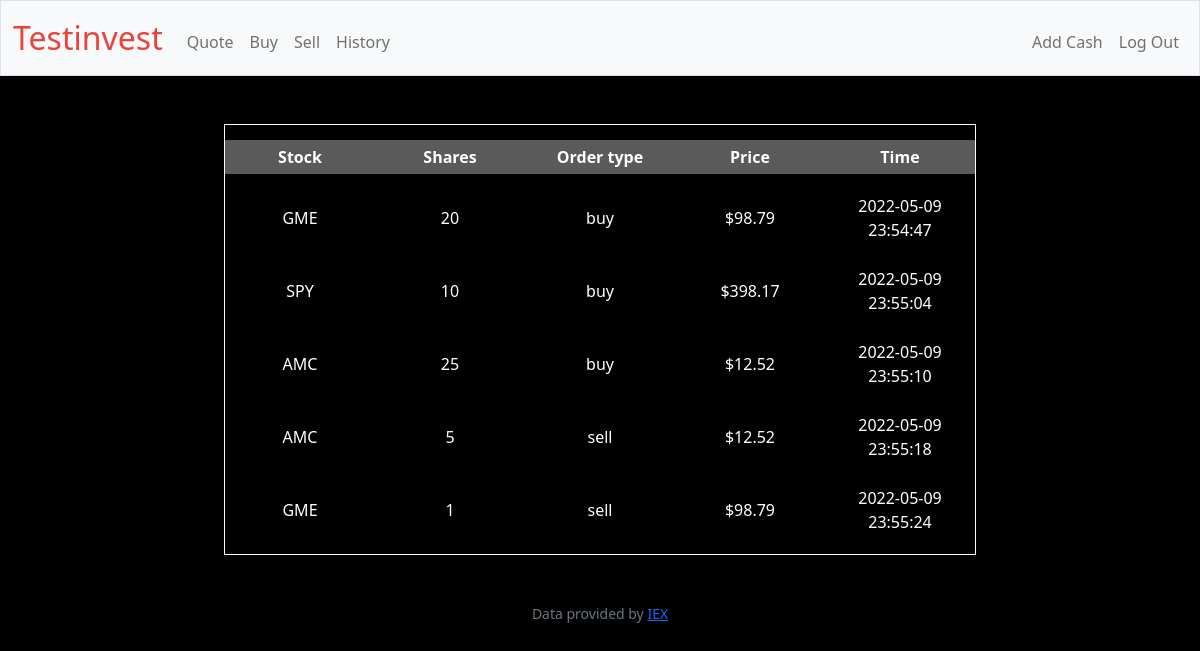
Screenshot of /history (signed in) with the database file from the repository.
### tables this page shows
CREATE TABLE orders (id INTEGER NOT NULL, user_id NUMERIC NOT NULL, symbol TEXT NOT NULL,             shares NUMERIC NOT NULL, order_type TEXT NOT NULL, price NUMERIC NOT NULL, time NUMERIC NOT NULL, PRIMARY KEY(id),             FOREIGN KEY(user_id) REFERENCES users(id));

### app.py (the view)
@app.route("/history")
@login_required
def history():
    history = db.execute("SELECT symbol, shares, order_type, price, time FROM orders WHERE user_id = ?", session["user_id"])
    for i in history:
        i["price"] = usd(i["price"])
    return render_template("history.html", history=history)

### app.py (called while the page is built)
@app.after_request
def after_request(response):
    response.headers["Cache-Control"] = "no-cache, no-store, must-revalidate"
    response.headers["Expires"] = 0
    response.headers["Pragma"] = "no-cache"
    return response

### helpers.py (called while the page is built)
def login_required(f):
    @wraps(f)
    def decorated_function(*args, **kwargs):
        if session.get("user_id") is None:
            return redirect("/login")
        return f(*args, **kwargs)
    return decorated_function

def usd(value):
    return f"${value:,.2f}"

### templates/history.html (shortened to what this page needs)
{% extends "layout.html" %}
{% block main %}
<div>
    <table class="center">
        <thead>
            <tr>
                <th>Stock</th>
                <th>Shares</th>
                <th>Order type</th>
                <th>Price</th>
                <th>Time</th>
            </tr>
        </thead>
            <tbody>
                {% for dict in history %}
                <tr>
                    <td>{{ dict.symbol }} </td>
                    <td>{{ dict.shares }}</td>
                    <td>{{ dict.order_type }}</td>
                    <td>{{ dict.price }}</td>
                    <td>{{ dict.time }} </td>
                </tr>
                {% endfor %}
        </tbody>
    </table>
</div>
{% endblock %}

### static/styles.css (style rules this page uses)
table { border-collapse: separate; border-spacing: 0 15px; border: 1px solid white; }
th { background-color: rgb(90, 90, 90); color: grey; }
th, td { width: 150px; text-align: center; border: 1px black; padding: 5px; color: white; }
body { background-color: black; }
.center { margin-left: auto; margin-right: auto; }

### rows the page displays
orders: symbol "GME", shares "20", order_type "buy", price "$98.79", time "2022-05-09 23:54:47"
orders: symbol "SPY", shares "10", order_type "buy", price "$398.17", time "2022-05-09 23:55:04"
orders: symbol "AMC", shares "25", order_type "buy", price "$12.52", time "2022-05-09 23:55:10"
orders: symbol "AMC", shares "5", order_type "sell", price "$12.52", time "2022-05-09 23:55:18"
orders: symbol "GME", shares "1", order_type "sell", price "$98.79", time "2022-05-09 23:55:24"
